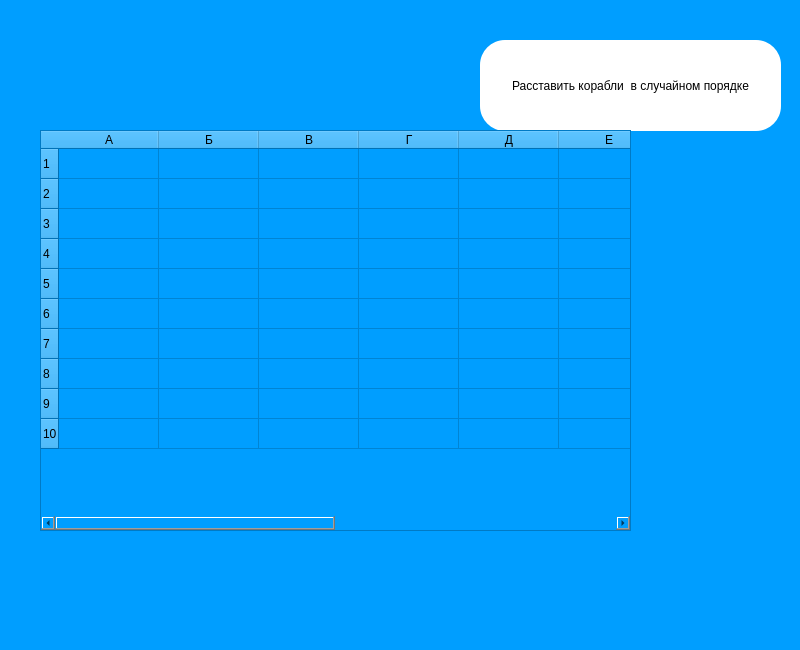
<?xml version="1.0" encoding="UTF-8"?>
<ui version="4.0">
 <class>game_menu</class>
 <widget class="QMainWindow" name="game_menu">
  <property name="geometry">
   <rect>
    <x>0</x>
    <y>0</y>
    <width>800</width>
    <height>650</height>
   </rect>
  </property>
  <property name="windowTitle">
   <string>MainWindow</string>
  </property>
  <property name="styleSheet">
   <string notr="true">background-color: #009eff</string>
  </property>
  <widget class="QWidget" name="centralwidget">
   <widget class="QLabel" name="label">
    <property name="geometry">
     <rect>
      <x>660</x>
      <y>190</y>
      <width>41</width>
      <height>41</height>
     </rect>
    </property>
    <property name="text">
     <string>&lt;html&gt;&lt;head/&gt;&lt;body&gt;&lt;p&gt;&lt;img src=&quot;:/models/Models ships/ship1.png&quot;/&gt;&lt;/p&gt;&lt;/body&gt;&lt;/html&gt;</string>
    </property>
   </widget>
   <widget class="QLabel" name="label_2">
    <property name="geometry">
     <rect>
      <x>660</x>
      <y>230</y>
      <width>51</width>
      <height>31</height>
     </rect>
    </property>
    <property name="text">
     <string>&lt;html&gt;&lt;head/&gt;&lt;body&gt;&lt;p&gt;&lt;img src=&quot;:/models/Models ships/ship2.png&quot;/&gt;&lt;/p&gt;&lt;/body&gt;&lt;/html&gt;</string>
    </property>
   </widget>
   <widget class="QLabel" name="label_3">
    <property name="geometry">
     <rect>
      <x>660</x>
      <y>260</y>
      <width>71</width>
      <height>51</height>
     </rect>
    </property>
    <property name="text">
     <string>&lt;html&gt;&lt;head/&gt;&lt;body&gt;&lt;p&gt;&lt;img src=&quot;:/models/Models ships/ship3.png&quot;/&gt;&lt;/p&gt;&lt;/body&gt;&lt;/html&gt;</string>
    </property>
   </widget>
   <widget class="QLabel" name="label_4">
    <property name="geometry">
     <rect>
      <x>660</x>
      <y>300</y>
      <width>101</width>
      <height>41</height>
     </rect>
    </property>
    <property name="text">
     <string>&lt;html&gt;&lt;head/&gt;&lt;body&gt;&lt;p&gt;&lt;img src=&quot;:/models/Models ships/ship4.png&quot;/&gt;&lt;/p&gt;&lt;/body&gt;&lt;/html&gt;</string>
    </property>
   </widget>
   <widget class="QPushButton" name="pushButton">
    <property name="geometry">
     <rect>
      <x>480</x>
      <y>40</y>
      <width>301</width>
      <height>91</height>
     </rect>
    </property>
    <property name="styleSheet">
     <string notr="true">font: 9pt &quot;MS Sans Serif&quot;;
background-color: white;
border-radius: 25px;</string>
    </property>
    <property name="text">
     <string>Расставить корабли  в случайном порядке</string>
    </property>
   </widget>
   <widget class="QTableWidget" name="tableWidget">
    <property name="geometry">
     <rect>
      <x>40</x>
      <y>130</y>
      <width>591</width>
      <height>401</height>
     </rect>
    </property>
    <row/>
    <row/>
    <row/>
    <row/>
    <row/>
    <row/>
    <row/>
    <row/>
    <row/>
    <row/>
    <column>
     <property name="text">
      <string>А</string>
     </property>
    </column>
    <column>
     <property name="text">
      <string>Б</string>
     </property>
    </column>
    <column>
     <property name="text">
      <string>В</string>
     </property>
    </column>
    <column>
     <property name="text">
      <string>Г</string>
     </property>
    </column>
    <column>
     <property name="text">
      <string>Д</string>
     </property>
    </column>
    <column>
     <property name="text">
      <string>Е</string>
     </property>
    </column>
    <column>
     <property name="text">
      <string>Ж</string>
     </property>
    </column>
    <column>
     <property name="text">
      <string>З</string>
     </property>
    </column>
    <column>
     <property name="text">
      <string>И</string>
     </property>
    </column>
    <column>
     <property name="text">
      <string>К</string>
     </property>
    </column>
   </widget>
  </widget>
  <widget class="QMenuBar" name="menubar">
   <property name="geometry">
    <rect>
     <x>0</x>
     <y>0</y>
     <width>800</width>
     <height>22</height>
    </rect>
   </property>
  </widget>
  <widget class="QStatusBar" name="statusbar"/>
 </widget>
 <resources>
  <include location="res_rc.qrc"/>
 </resources>
 <connections/>
</ui>
